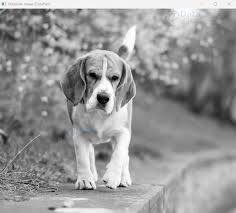
#> input picture histogram_equalization/input.jpg, 236 x 213 px
$ python histogram_equalization.py
#> lines starting #> are read from the running program, lines starting #| are printed output that depends on the picture
import cv2
import numpy as np
import matplotlib.pyplot as plt


# ============================================================
# 1. GLOBAL HISTOGRAM EQUALIZATION
# ============================================================
def global_histogram_equalization(image):
    """
    Applies histogram equalization to the complete image.
    """
    return cv2.equalizeHist(image)
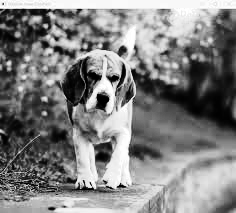
#> returned value: shape (213, 236); min 0, max 255, mean 128.3


# ============================================================
# 2. LOCAL HISTOGRAM EQUALIZATION
# ============================================================
def local_histogram_equalization(image, window_size=31):
    """
    Local histogram equalization.

    A small window is moved over the image.
    The center pixel is equalized using the histogram
    of pixels inside that local window.
    """
#> called with window_size = 15

    pad = window_size // 2

    # Pad image to handle boundaries
    padded = cv2.copyMakeBorder(
        image,
        pad, pad, pad, pad,
        cv2.BORDER_REFLECT
    )

    output = np.zeros_like(image)

    rows, cols = image.shape
#> rows = 213; cols = 236

    for i in range(rows):
        for j in range(cols):

            # Extract local window
            window = padded[
                i:i + window_size,
                j:j + window_size
            ]

            # Histogram
            hist = np.bincount(
                window.flatten(),
                minlength=256
            )

            # CDF
            cdf = hist.cumsum()

            # Ignore zero values in CDF
            cdf_min = cdf[cdf > 0][0]

            # Number of pixels
            n = window.size

            # Equalization mapping
            if n > cdf_min:
                equalized_value = (
                    (cdf[image[i, j]] - cdf_min)
                    * 255
                    / (n - cdf_min)
                )
            else:
                equalized_value = image[i, j]

            output[i, j] = np.clip(
                equalized_value,
                0,
                255
            )

    return output.astype(np.uint8)


# ============================================================
# 3. ADAPTIVE HISTOGRAM EQUALIZATION (AHE)
# ============================================================
def adaptive_histogram_equalization(image, tile_size=32):
    """
    Basic Adaptive Histogram Equalization.

    The image is divided into small regions (tiles),
    and histogram equalization is applied independently
    to each tile.
    """
#> called with tile_size = 32

    output = np.zeros_like(image)

    rows, cols = image.shape
#> rows = 213; cols = 236

    for y in range(0, rows, tile_size):
        for x in range(0, cols, tile_size):

            # Get tile
            tile = image[
                y:min(y + tile_size, rows),
                x:min(x + tile_size, cols)
            ]

            # Equalize tile
            equalized_tile = cv2.equalizeHist(tile)

            # Put result back
            output[
                y:min(y + tile_size, rows),
                x:min(x + tile_size, cols)
            ] = equalized_tile
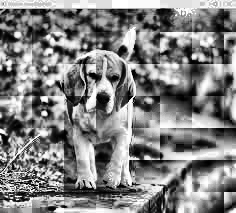
#> output: shape (213, 236); min 0, max 255, mean 129.6

    return output


# ============================================================
# 4. CLAHE
# Contrast Limited Adaptive Histogram Equalization
# ============================================================
def clahe_equalization(image, clip_limit=2.0, tile_grid_size=(8, 8)):
    """
    CLAHE prevents excessive contrast enhancement
    by clipping the histogram.
    """
#> called with clip_limit = 2, tile_grid_size = (8, 8)

    clahe = cv2.createCLAHE(
        clipLimit=clip_limit,
        tileGridSize=tile_grid_size
    )

    return clahe.apply(image)
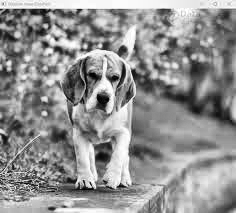
#> returned value: shape (213, 236); min 1, max 255, mean 145


# ============================================================
# 5. VLAHE
# Variable Local Area Histogram Equalization
# ============================================================
def vlahe_equalization(image, min_window=9, max_window=31):
    """
    Simple VLAHE implementation.

    The local window size changes according to
    local image variance.

    Low variance  -> smaller window
    High variance -> larger window
    """
#> called with min_window = 9, max_window = 31

    rows, cols = image.shape
#> rows = 213; cols = 236

    output = np.zeros_like(image)

    pad = max_window // 2

    padded = cv2.copyMakeBorder(
        image,
        pad, pad, pad, pad,
        cv2.BORDER_REFLECT
    )
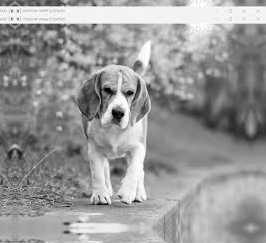
#> padded: shape (243, 266); min 0, max 255, mean 152.3

    for i in range(rows):
        for j in range(cols):

            # Start with maximum window
            window = padded[
                i:i + max_window,
                j:j + max_window
            ]

            # Calculate local variance
            variance = np.var(window)

            # Normalize variance approximately to 0-1
            normalized_variance = min(
                variance / 5000.0,
                1.0
            )

            # Select variable window size
            window_size = int(
                max_window
                - normalized_variance
                * (max_window - min_window)
            )

            # Make window odd
            if window_size % 2 == 0:
                window_size += 1

            window_size = max(
                min_window,
                min(window_size, max_window)
            )

            half = window_size // 2

            # Coordinates in padded image
            center_i = i + pad
            center_j = j + pad

            local_window = padded[
                center_i - half:center_i + half + 1,
                center_j - half:center_j + half + 1
            ]

            # Histogram
            hist = np.bincount(
                local_window.flatten(),
                minlength=256
            )

            # CDF
            cdf = hist.cumsum()

            cdf_nonzero = cdf[cdf > 0]

            if len(cdf_nonzero) == 0:
                output[i, j] = image[i, j]
                continue

            cdf_min = cdf_nonzero[0]

            total_pixels = local_window.size

            current_pixel = image[i, j]

            if total_pixels != cdf_min:

                value = (
                    (cdf[current_pixel] - cdf_min)
                    * 255
                    / (total_pixels - cdf_min)
                )

            else:
                value = current_pixel

            output[i, j] = np.clip(value, 0, 255)
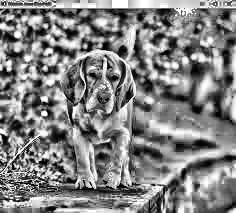
#> output: shape (213, 236); min 0, max 255, mean 130.1
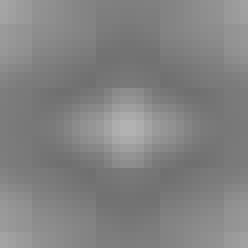
#> window: shape (31, 31) (shown 8 times larger); min 112, max 178, mean 130.2

    return output.astype(np.uint8)


# ============================================================
# HISTOGRAM DISPLAY FUNCTION
# ============================================================
def show_histogram(image, title):
    plt.hist(
        image.ravel(),
        bins=256,
        range=(0, 256),
        color='black'
    )

    plt.title(title)
    plt.xlabel("Intensity")
    plt.ylabel("Frequency")
    plt.xlim([0, 256])


# ============================================================
# MAIN PROGRAM
# ============================================================

# Read image in grayscale
image = cv2.imread(
    "input.jpg",
    cv2.IMREAD_GRAYSCALE
)

if image is None:
    print("Error: Could not load image.")
    print("Make sure 'input.jpg' exists.")
    exit()


# Apply different histogram equalization methods

global_result = global_histogram_equalization(image)

# Local histogram equalization
# Small window = stronger local enhancement
local_result = local_histogram_equalization(
    image,
    window_size=15
)

# Adaptive histogram equalization
ahe_result = adaptive_histogram_equalization(
    image,
    tile_size=32
)

# CLAHE
clahe_result = clahe_equalization(
    image,
    clip_limit=2.0,
    tile_grid_size=(8, 8)
)

# VLAHE
vlahe_result = vlahe_equalization(
    image,
    min_window=9,
    max_window=31
)


# ============================================================
# DISPLAY RESULTS
# ============================================================

plt.figure(figsize=(15, 10))

plt.subplot(2, 3, 1)
plt.imshow(image, cmap='gray')
plt.title("Original Image")
plt.axis("off")

plt.subplot(2, 3, 2)
plt.imshow(global_result, cmap='gray')
plt.title("Global Histogram Equalization")
plt.axis("off")

plt.subplot(2, 3, 3)
plt.imshow(local_result, cmap='gray')
plt.title("Local Histogram Equalization")
plt.axis("off")

plt.subplot(2, 3, 4)
plt.imshow(ahe_result, cmap='gray')
plt.title("Adaptive Histogram Equalization")
plt.axis("off")

plt.subplot(2, 3, 5)
plt.imshow(clahe_result, cmap='gray')
plt.title("CLAHE")
plt.axis("off")

plt.subplot(2, 3, 6)
plt.imshow(vlahe_result, cmap='gray')
plt.title("VLAHE")
plt.axis("off")

plt.tight_layout()
plt.show()


# ============================================================
# DISPLAY HISTOGRAMS
# ============================================================

plt.figure(figsize=(15, 10))

plt.subplot(2, 3, 1)
show_histogram(image, "Original Histogram")

plt.subplot(2, 3, 2)
show_histogram(global_result, "Global HE")

plt.subplot(2, 3, 3)
show_histogram(local_result, "Local HE")

plt.subplot(2, 3, 4)
show_histogram(ahe_result, "Adaptive HE")

plt.subplot(2, 3, 5)
show_histogram(clahe_result, "CLAHE")

plt.subplot(2, 3, 6)
show_histogram(vlahe_result, "VLAHE")

plt.tight_layout()
plt.show()
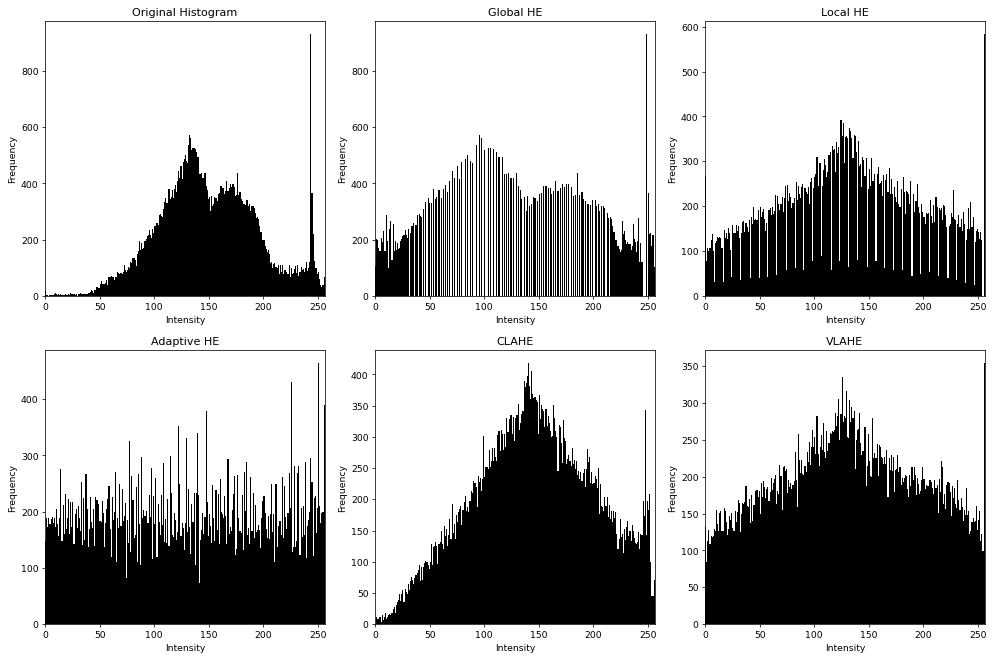
#> figure drawn by matplotlib, 6 panels; panel 1: tallest bar 930 high, from x = 243 to 244; panel 2: tallest bar 930 high, from x = 248 to 249; panel 3: tallest bar 583 high, from x = 255 to 256; panel 4: tallest bar 465 high, from x = 250 to 251
